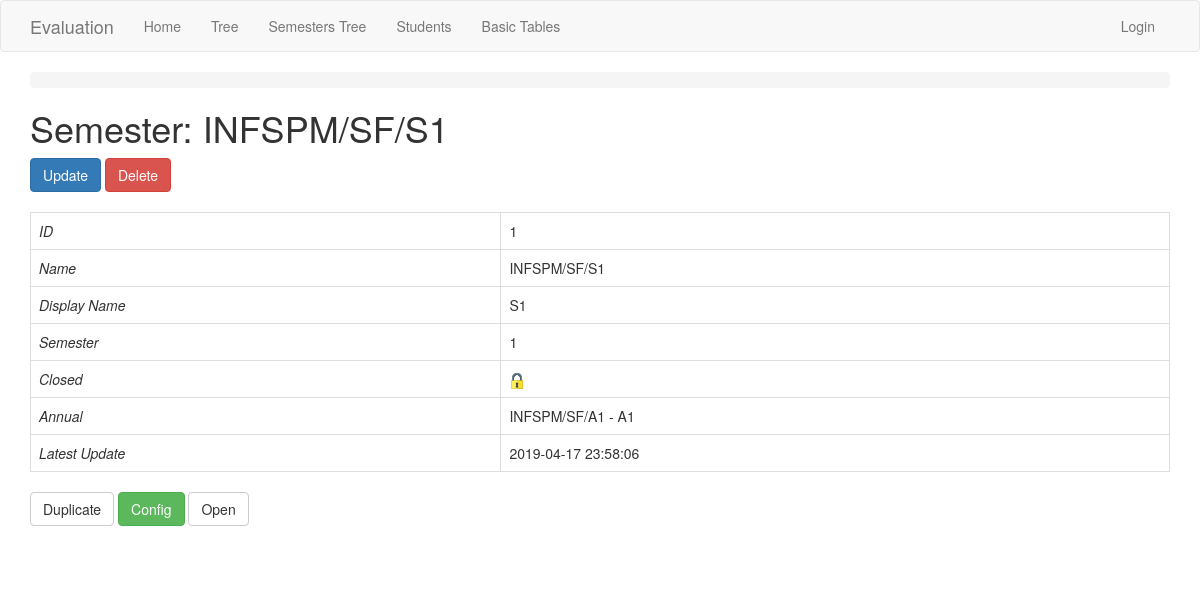
The app's page /semester/1/ with its own data.
### app/models.py (models this page shows, shortened)
class Semester(db.Model):
    id = db.Column(db.Integer, primary_key=True)
    name = db.Column(db.String(250))
    display_name = db.Column(db.String(250))
    semester = db.Column(db.Integer)
    latest_update = db.Column(db.DateTime, default=datetime.utcnow, onupdate=datetime.utcnow)
    is_closed = db.Column(db.Boolean, default=False)
    annual_id = db.Column(db.Integer, db.ForeignKey('annual.id'))
    units = db.relationship('Unit', backref='semester', order_by="Unit.order")
    sessions = db.relationship('Session', backref='semester')
    def is_locked(self):
        if self.is_closed == True:
            return True
        for session in self.sessions:
            if session.is_closed == True:
                return True
        return False

class Annual(db.Model):
    id = db.Column(db.Integer, primary_key=True)
    name = db.Column(db.String(250))
    display_name = db.Column(db.String(250))
    annual = db.Column(db.Integer)
    branch_id = db.Column(db.Integer, db.ForeignKey('branch.id'))
    semesters = db.relationship('Semester', backref='annual')
    annual_sessions = db.relationship('AnnualSession', backref='annual')
    def get_label(self):
        if self.display_name != None and self.display_name != '':
            return self.name + ' - ' + self.display_name
        return self.name

### app/routesBasicTables.py (the view)
@app.route('/semester/<int:id>/', methods=['GET', 'POST'])
@register_breadcrumb(app, '.basic.semester.view', '', dynamic_list_constructor=semester_view_dlc)
def semester_view(id):
    semester = Semester.query.get_or_404(id)
    return render_template('basic-forms/semester/view.html', title='Semester View', semester=semester)

### app/templates/basic-forms/semester/view.html (shortened to what this page needs)
{% extends "base.html" %}
{% block app_content %}
    <h1>Semester: {{semester.name}}</h1>
    <div>
        <a class="btn btn-primary" href="{{ url_for('semester_update', id=semester.id) }}">Update</a>
        <button class="btn btn-danger"
            data-href="{{url_for('semester_delete', id=semester.id)}}"
            data-toggle="modal" data-target="#confirm-delete">
            Delete
        </button>
    </div>
    <div>
        <table class="table table-bordered">
          <tr><td><i>ID</i></td> <td>{{semester.id}}</td></tr>
          <tr><td><i>Name</i></td> <td>{{semester.name}}</td></tr>
          <tr><td><i>Display Name</i></td> <td>{{semester.display_name}}</td></tr>
          <tr><td><i>Semester</i></td> <td>{{ semester.semester }}</td></tr>
          <tr><td><i>Closed</i></td>
            <td>
              {% if semester.is_locked() == True %}
                <img align="center" class="center" src="{{ url_for('static', filename='img/lock.png') }}">
              {% endif %}
            </td></tr>
          <tr><td><i>Annual</i></td> <td>{{ semester.annual.get_label() }}</td></tr>
          <tr><td><i>Latest Update</i></td>
            <td>
            {% if semester.latest_update != none %}
              {{ semester.latest_update.strftime('%Y-%m-%d %H:%M:%S') }}
            {% endif %}
            </td>
          </tr>
        </table>
      <a href="{{ url_for('duplicate_config', semester_id=semester.id) }}"
         class="btn btn-default btn-ok">Duplicate</a>
      <a class="btn btn-success" href="{{ url_for('conf', semester_id=semester.id) }}">Config</a>
      {% if semester.is_locked() == True %}
        <a href="{{ url_for('semester_open', id=semester.id) }}"
           class="btn btn-default btn-ok">Open</a>
      {% else %}
        <a href="{{ url_for('semester_close', id=semester.id) }}"
           class="btn btn-warning btn-ok">Close</a>
      {% endif %}
    </div>
{% endblock %}

### records on screen
Semester: name "INFSPM/SF/S1", id "1", display_name "S1", semester "1", latest_update "2019-04-17 23:58:06"
Annual: annual.get_label "INFSPM/SF/A1 - A1"
